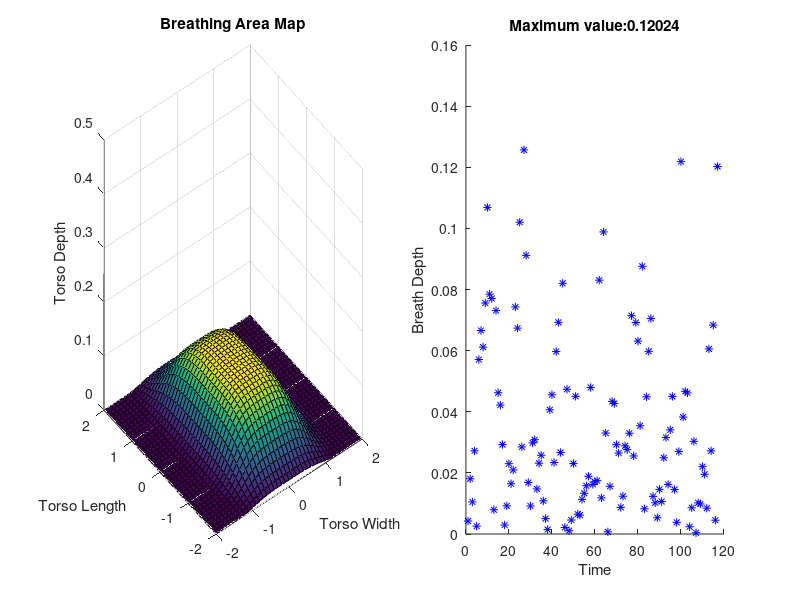

Here is the MATLAB script that generated this plot: (Note: this script raises an error after producing the figure.)
%irregular breathing pattern demonstration
[X, Y] = meshgrid(-4:0.1:4);

pause on
count = 0;
while true
    
    for i = 1:9
        Z = (0.015*i*rand()*exp(-(X.^4 + (Y.^4)/7 )));
        count = count + 1;
        maxval = max(max(Z));
        maxvaluestr = num2str(maxval);
        datainfo = strcat('Maximum value: ', maxvaluestr);
    
        subplot(1,2,1)
    
        surf(X,Y,Z)
        title('Breathing Area Map');
        xlabel('Torso Width');
        ylabel('Torso Length');
        zlabel('Torso Depth');
    
        axis([-2 2 -2 2 0 0.5])
        %view([+34.5 14])
    
        subplot(1,2,2);
            
        hold on
        %pcolor(X,Y,Z)
        plot(count, maxval, '--b*')
        title(datainfo)
        xlabel('Time');
        ylabel('Breath Depth');
        %shading interp
        if count > 30
            if maxval > 0.1
                icon = imread('warnex.jpg');
                h = msgbox('Irregular breathing pattern detected','Mother Goose', 'custom', icon);
        
            end 
        end
        %contour(X,Y,Z,30,'k'); 
    
        pause(0.25)
    end

    %exhale simulation using the inverted index from the previous loop
    for i = 1:9
        Z = (0.015*rand()*(10-i)*exp(-(X.^4 + (Y.^4)/7 )));
        count = count + 1;
        maxval = max(max(Z));
        maxvaluestr = num2str(maxval);
        datainfo = strcat('Maximum value: ', maxvaluestr);
    
        subplot(1,2,1)
    
        surf(X,Y,Z)
        title('Breathing Area Map');
        xlabel('Torso Width');
        ylabel('Torso Length');
        zlabel('Torso Depth');
        axis([-2 2 -2 2 0 0.5])
        %view([+34.5 14])
    
    
        subplot(1,2,2);
            
        hold on
        %pcolor(X,Y,Z)
        plot(count, maxval, '--b*')
        title(datainfo)
        xlabel('Time');
        ylabel('Breath Depth');
        %shading interp
        
        %contour(X,Y,Z,30,'k'); 
    
        pause(0.25)
    end
end
%Z = -sqrt(abs(X.^2) - Y.^2);
